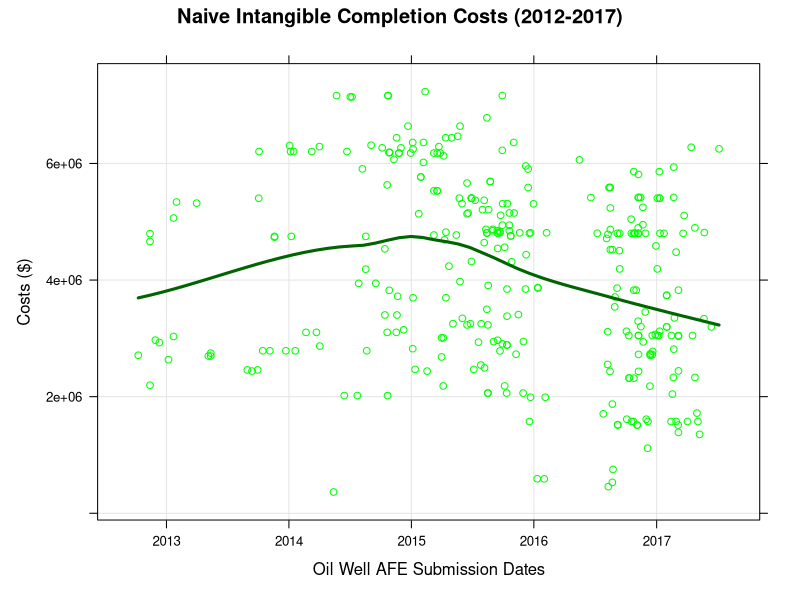

Write R code to recreate this figure.
library(lattice)
Data <- read.csv("afes.csv", header=TRUE)
str(Data)
Data$ProductDates <- as.POSIXct(strptime(Data$ProductDates,"%d-%B-%Y"))
regmodel <- lm(IntangibleCompletion ~ ProductDates, data=Data)
xyplot(IntangibleCompletion ~ ProductDates, data = Data[order(Data$ProductDates),],
       xlab = "Oil Well AFE Submission Dates",
       ylab = "Costs ($)",
       main = "Naive Intangible Completion Costs (2012-2017)",
       grid = TRUE,
       col = c('green'),
       type = c("p", "smooth"), 
       col.line = "darkgreen", 
       lwd = 3
)